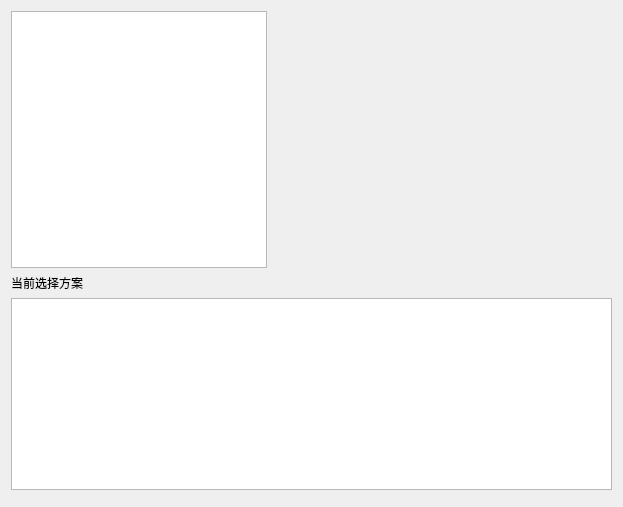
<?xml version="1.0" encoding="UTF-8"?>
<ui version="4.0">
 <class>selSchemeWizardPage</class>
 <widget class="QWizardPage" name="selSchemeWizardPage">
  <property name="geometry">
   <rect>
    <x>0</x>
    <y>0</y>
    <width>623</width>
    <height>507</height>
   </rect>
  </property>
  <property name="windowTitle">
   <string>WizardPage</string>
  </property>
  <layout class="QVBoxLayout" name="verticalLayout">
   <item>
    <layout class="QHBoxLayout" name="horizontalLayout">
     <item>
      <widget class="QListWidget" name="mParaListWidget">
       <property name="sizePolicy">
        <sizepolicy hsizetype="Preferred" vsizetype="Expanding">
         <horstretch>0</horstretch>
         <verstretch>0</verstretch>
        </sizepolicy>
       </property>
      </widget>
     </item>
     <item>
      <widget class="QStackedWidget" name="mStackedWidget">
       <property name="sizePolicy">
        <sizepolicy hsizetype="Expanding" vsizetype="Preferred">
         <horstretch>0</horstretch>
         <verstretch>0</verstretch>
        </sizepolicy>
       </property>
      </widget>
     </item>
    </layout>
   </item>
   <item>
    <widget class="QLabel" name="label">
     <property name="text">
      <string>当前选择方案</string>
     </property>
    </widget>
   </item>
   <item>
    <widget class="QListView" name="mSelectedSchemeWidget">
     <property name="sizePolicy">
      <sizepolicy hsizetype="Expanding" vsizetype="Preferred">
       <horstretch>0</horstretch>
       <verstretch>0</verstretch>
      </sizepolicy>
     </property>
    </widget>
   </item>
   <item>
    <widget class="QDialogButtonBox" name="buttonBox">
     <property name="standardButtons">
      <set>QDialogButtonBox::NoButton</set>
     </property>
    </widget>
   </item>
  </layout>
 </widget>
 <resources/>
 <connections/>
</ui>
